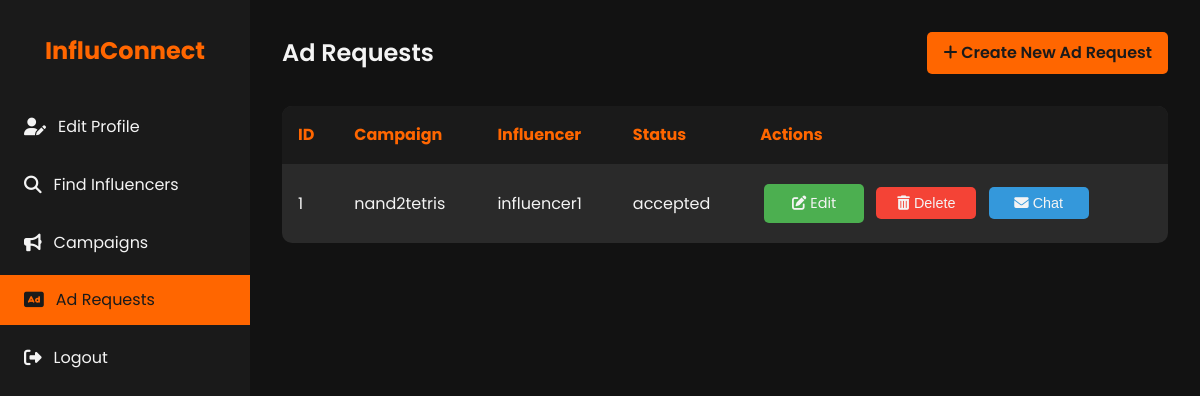
Screenshot of /ad_requests (signed in) with the database file from the repository.
### models.py (models this page shows, shortened)
class AdRequest(db.Model):
    id = db.Column(db.Integer, primary_key=True)
    campaign_id = db.Column(db.Integer, db.ForeignKey('campaign.id', ondelete='CASCADE'), nullable=False)
    influencer_id = db.Column(db.Integer, db.ForeignKey('influencer.id', ondelete='CASCADE'), nullable=False)
    status = db.Column(db.String(50), nullable=False)  # pending, accepted, rejected, negotiated
    details = db.Column(db.Text)
    negotiation_terms = db.Column(db.Text)
    communication_log = db.Column(db.Text)
    renegotiation_email = db.Column(db.String(120), nullable=False)
    company_name = db.Column(db.String(120), nullable=False)
    created_at = db.Column(db.DateTime, default=datetime.utcnow)
    updated_at = db.Column(db.DateTime, default=datetime.utcnow, onupdate=datetime.utcnow)
    campaign = db.relationship('Campaign', backref=db.backref('ad_requests', lazy=True, cascade='all, delete-orphan'))
    influencer = db.relationship('Influencer', backref=db.backref('ad_requests', lazy=True, cascade='all, delete-orphan'))

class Campaign(db.Model):
    id = db.Column(db.Integer, primary_key=True)
    sponsor_id = db.Column(db.Integer, db.ForeignKey('sponsor.id', ondelete='SET NULL'), nullable=True)
    title = db.Column(db.String(120), nullable=False)
    company_name= db.Column(db.String(120), nullable=False)
    description = db.Column(db.Text)
    budget = db.Column(db.Float)
    category = db.Column(db.String(120))
    status = db.Column(db.String(50), nullable=False)  # active, completed, flagged
    start_date = db.Column(db.DateTime)
    end_date = db.Column(db.DateTime)
    is_public = db.Column(db.Boolean, default=True)
    sponsor = db.relationship('Sponsor', backref=db.backref('campaigns', lazy=True, cascade='all, delete-orphan'))

class User(db.Model, UserMixin):
    id = db.Column(db.Integer, primary_key=True)
    username = db.Column(db.String(80), unique=True, nullable=False)
    password = db.Column(db.String(200), nullable=False)
    email = db.Column(db.String(120), unique=True, nullable=False)
    role = db.Column(db.String(50), nullable=False)  # admin, sponsor, influencer
    is_active = db.Column(db.Boolean, default=True)
    sponsor = db.relationship('Sponsor', back_populates='user', uselist=False)
    influencer = db.relationship('Influencer', back_populates='user', uselist=False)

### app.py (the view)
    @app.route('/ad_requests', methods=['GET'])
    def list_ad_requests():
        ad_requests = AdRequest.query.filter(AdRequest.campaign.has(sponsor_id=current_user.id)).all()
        return render_template('ad_requests_list.html', ad_requests=ad_requests)

### templates/ad_requests_list.html (shortened to what this page needs)
<!DOCTYPE html>
<html lang="en">
<head>
    <link rel="stylesheet" href="https://cdnjs.cloudflare.com/ajax/libs/font-awesome/6.1.1/css/all.min.css">
</head>
<body>
    <div class="dashboard">
        <aside class="sidebar">
            <div class="logo">
                <h1>InfluConnect</h1>
            </div>
            <nav>
                <ul class="nav-menu">
                    <li class="nav-item">
                        <a href="{{ url_for('sponsor_profile') }}" class="nav-link">
                            <i class="fas fa-user-edit"></i> Edit Profile
                        </a>
                    </li>
                    <li class="nav-item">
                        <a href="{{ url_for('search_influencers') }}" class="nav-link">
                            <i class="fas fa-search"></i> Find Influencers
                        </a>
                    </li>
                    <li class="nav-item">
                        <a href="{{ url_for('campaigns_list') }}" class="nav-link">
                            <i class="fas fa-bullhorn"></i> Campaigns
                        </a>
                    </li>
                    <li class="nav-item">
                        <a href="{{ url_for('list_ad_requests') }}" class="nav-link active">
                            <i class="fas fa-ad"></i> Ad Requests
                        </a>
                    </li>
                    <li class="nav-item">
                        <a href="{{ url_for('logout') }}" class="nav-link">
                            <i class="fas fa-sign-out-alt"></i> Logout
                        </a>
                    </li>
                </ul>
            </nav>
        </aside>
        <main class="main-content">
            <header class="header">
                <h1 class="welcome-text">Ad Requests</h1>
                <a href="{{ url_for('create_ad_request') }}" class="btn">
                    <i class="fas fa-plus"></i> Create New Ad Request
                </a>
            </header>
            <section>
                <table class="ad-requests-table">
                    <thead>
                        <tr>
                            <th>ID</th>
                            <th>Campaign</th>
                            <th>Influencer</th>
                            <th>Status</th>
                            <th>Actions</th>
                        </tr>
                    </thead>
                    <tbody>
                        {% for ad_request in ad_requests %}
                        <tr>
                            <td>{{ ad_request.id }}</td>
                            <td>{{ ad_request.campaign.title }}</td>
                            <td>{{ ad_request.influencer.user.username }}</td>
                            <td>{{ ad_request.status }}</td>
                            <td>
                                <a href="{{ url_for('edit_ad_request', id=ad_request.id) }}" class="action-btn edit-btn">
                                    <i class="fas fa-edit"></i> Edit
                                </a>
                                <form action="{{ url_for('delete_ad_request', id=ad_request.id) }}" method="POST" style="display: inline;">
                                    <button type="submit" class="action-btn delete-btn" onclick="return confirm('Are you sure you want to delete this ad request?');">
                                        <i class="fas fa-trash-alt"></i> Delete
                                    </button>
                                </form>
                                {% if ad_request.status == 'accepted' %}
                                <button class="action-btn chat-btn" onclick="showEmail('{{ ad_request.id }}', '{{ ad_request.influencer.contact_email }}')">
                                    <i class="fas fa-envelope"></i> Chat
                                </button>
                                {% endif %}
                            </td>
                        </tr>
                        {% endfor %}
                    </tbody>
                </table>
            </section>
        </main>
    </div>
</body>
</html>

### templates/ad_requests_list.html (style rules this page uses)
:root { --primary-color: #1a1a1a; --secondary-color: #ff6600; --text-color: #f4f4f4; --bg-color: #121212; --card-bg-color: #2a2a2a; --hover-color: #ff8533; }
* { margin: 0; padding: 0; box-sizing: border-box; }
body { font-family: 'Poppins', sans-serif; line-height: 1.6; color: var(--text-color); background-color: var(--bg-color); }
.dashboard { display: flex; min-height: 100vh; }
.sidebar { width: 250px; background-color: var(--primary-color); padding: 2rem 0; position: fixed; height: 100vh; overflow-y: auto; }
.logo { text-align: center; margin-bottom: 2rem; }
.logo h1 { color: var(--secondary-color); font-size: 1.5rem; }
.nav-menu { list-style-type: none; }
.nav-item { margin-bottom: 0.5rem; }
.nav-link { display: flex; align-items: center; padding: 0.75rem 1.5rem; color: var(--text-color); text-decoration: none; transition: all 0.3s ease; }
.nav-link:hover, .nav-link.active { background-color: var(--secondary-color); color: var(--primary-color); }
.nav-link i { margin-right: 0.75rem; font-size: 1.1rem; }
.main-content { flex-grow: 1; margin-left: 250px; padding: 2rem; }
.header { display: flex; justify-content: space-between; align-items: center; margin-bottom: 2rem; }
.welcome-text { font-size: 1.5rem; font-weight: 600; }
.btn { background-color: var(--secondary-color); color: var(--primary-color); padding: 0.5rem 1rem; border: none; border-radius: 5px; cursor: pointer; font-weight: 600; transition: all 0.3s ease; text-decoration: none; display: inline-block; }
.ad-requests-table { width: 100%; border-collapse: collapse; margin-top: 1rem; background-color: var(--card-bg-color); border-radius: 10px; overflow: hidden; }
.ad-requests-table th, .ad-requests-table td { padding: 1rem; text-align: left; border-bottom: 1px solid var(--primary-color); }
.ad-requests-table th { background-color: var(--primary-color); color: var(--secondary-color); }
.ad-requests-table tr:last-child td { border-bottom: none; }
.action-btn { padding: 0.5rem 1rem; border-radius: 5px; text-decoration: none; color: var(--text-color); transition: all 0.3s ease; display: inline-block; width: 100px; text-align: center; margin: 0.25rem; border: none; cursor: pointer; font-size: 0.9rem; }
.edit-btn { background-color: #4CAF50; }
.delete-btn { background-color: #f44336; }
.chat-btn { background-color: #3498db; }

### rows the page displays
AdRequest: id "1", campaign "nand2tetris", influencer.user.username "influencer1", status "accepted"
